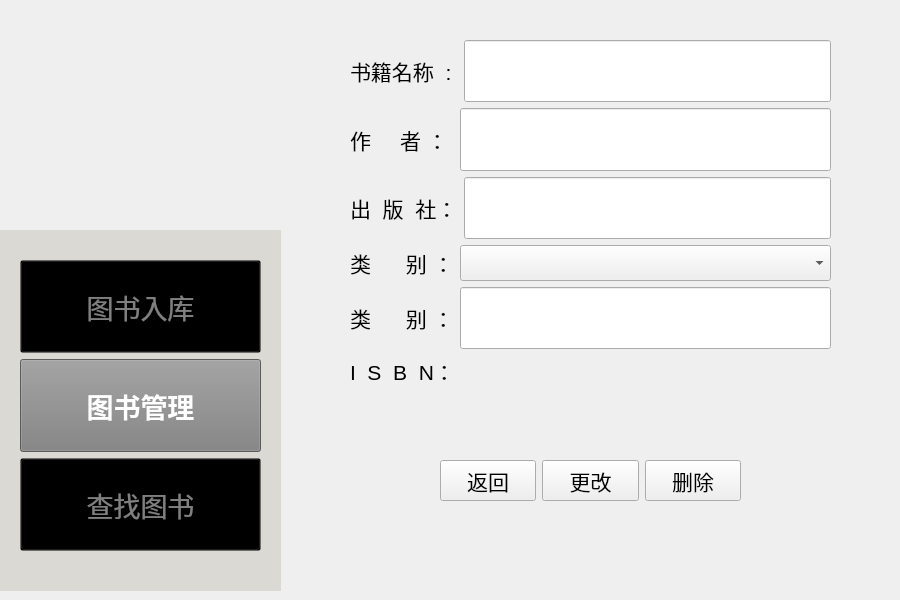
<?xml version="1.0" encoding="UTF-8"?>
<ui version="4.0">
 <class>changebook</class>
 <widget class="QWidget" name="changebook">
  <property name="geometry">
   <rect>
    <x>0</x>
    <y>0</y>
    <width>900</width>
    <height>600</height>
   </rect>
  </property>
  <property name="windowTitle">
   <string>Form</string>
  </property>
  <widget class="QWidget" name="horizontalLayoutWidget">
   <property name="geometry">
    <rect>
     <x>440</x>
     <y>460</y>
     <width>301</width>
     <height>41</height>
    </rect>
   </property>
   <layout class="QHBoxLayout" name="horizontalLayout_2">
    <item>
     <widget class="QPushButton" name="back_button">
      <property name="sizePolicy">
       <sizepolicy hsizetype="Minimum" vsizetype="Expanding">
        <horstretch>0</horstretch>
        <verstretch>0</verstretch>
       </sizepolicy>
      </property>
      <property name="font">
       <font>
        <pointsize>16</pointsize>
       </font>
      </property>
      <property name="text">
       <string>返回</string>
      </property>
     </widget>
    </item>
    <item>
     <widget class="QPushButton" name="change_button">
      <property name="sizePolicy">
       <sizepolicy hsizetype="Ignored" vsizetype="Expanding">
        <horstretch>0</horstretch>
        <verstretch>0</verstretch>
       </sizepolicy>
      </property>
      <property name="font">
       <font>
        <pointsize>16</pointsize>
       </font>
      </property>
      <property name="text">
       <string>更改</string>
      </property>
     </widget>
    </item>
    <item>
     <widget class="QPushButton" name="None_button">
      <property name="sizePolicy">
       <sizepolicy hsizetype="Ignored" vsizetype="Ignored">
        <horstretch>0</horstretch>
        <verstretch>0</verstretch>
       </sizepolicy>
      </property>
      <property name="font">
       <font>
        <pointsize>16</pointsize>
       </font>
      </property>
      <property name="text">
       <string>删除</string>
      </property>
     </widget>
    </item>
   </layout>
  </widget>
  <widget class="QWidget" name="verticalLayoutWidget">
   <property name="geometry">
    <rect>
     <x>0</x>
     <y>230</y>
     <width>281</width>
     <height>361</height>
    </rect>
   </property>
   <layout class="QVBoxLayout" name="mode">
    <item>
     <widget class="QFrame" name="frame">
      <property name="enabled">
       <bool>true</bool>
      </property>
      <property name="acceptDrops">
       <bool>false</bool>
      </property>
      <property name="autoFillBackground">
       <bool>false</bool>
      </property>
      <property name="styleSheet">
       <string notr="true">QFrame {
    background-color: rgb(218,217,211); 
}
</string>
      </property>
      <property name="frameShape">
       <enum>QFrame::Shape::NoFrame</enum>
      </property>
      <property name="frameShadow">
       <enum>QFrame::Shadow::Plain</enum>
      </property>
      <widget class="QWidget" name="verticalLayoutWidget_2">
       <property name="geometry">
        <rect>
         <x>20</x>
         <y>30</y>
         <width>241</width>
         <height>291</height>
        </rect>
       </property>
       <layout class="QVBoxLayout" name="verticalLayout_2">
        <item>
         <widget class="QPushButton" name="PersonalMode_Button">
          <property name="enabled">
           <bool>true</bool>
          </property>
          <property name="sizePolicy">
           <sizepolicy hsizetype="Expanding" vsizetype="Expanding">
            <horstretch>0</horstretch>
            <verstretch>0</verstretch>
           </sizepolicy>
          </property>
          <property name="font">
           <font>
            <pointsize>20</pointsize>
            <bold>false</bold>
           </font>
          </property>
          <property name="focusPolicy">
           <enum>Qt::FocusPolicy::ClickFocus</enum>
          </property>
          <property name="layoutDirection">
           <enum>Qt::LayoutDirection::LeftToRight</enum>
          </property>
          <property name="autoFillBackground">
           <bool>false</bool>
          </property>
          <property name="styleSheet">
           <string notr="true">QPushButton {
    background-color: transparent;
    color: grey;
}
</string>
          </property>
          <property name="text">
           <string>图书入库</string>
          </property>
         </widget>
        </item>
        <item>
         <widget class="QPushButton" name="BookMode_Button">
          <property name="enabled">
           <bool>true</bool>
          </property>
          <property name="sizePolicy">
           <sizepolicy hsizetype="Expanding" vsizetype="Expanding">
            <horstretch>0</horstretch>
            <verstretch>0</verstretch>
           </sizepolicy>
          </property>
          <property name="palette">
           <palette>
            <active>
             <colorrole role="WindowText">
              <brush brushstyle="SolidPattern">
               <color alpha="255">
                <red>128</red>
                <green>128</green>
                <blue>128</blue>
               </color>
              </brush>
             </colorrole>
             <colorrole role="Button">
              <brush brushstyle="SolidPattern">
               <color alpha="255">
                <red>128</red>
                <green>128</green>
                <blue>128</blue>
               </color>
              </brush>
             </colorrole>
             <colorrole role="Text">
              <brush brushstyle="SolidPattern">
               <color alpha="255">
                <red>128</red>
                <green>128</green>
                <blue>128</blue>
               </color>
              </brush>
             </colorrole>
             <colorrole role="ButtonText">
              <brush brushstyle="SolidPattern">
               <color alpha="255">
                <red>128</red>
                <green>128</green>
                <blue>128</blue>
               </color>
              </brush>
             </colorrole>
             <colorrole role="Base">
              <brush brushstyle="SolidPattern">
               <color alpha="255">
                <red>128</red>
                <green>128</green>
                <blue>128</blue>
               </color>
              </brush>
             </colorrole>
             <colorrole role="Window">
              <brush brushstyle="SolidPattern">
               <color alpha="255">
                <red>128</red>
                <green>128</green>
                <blue>128</blue>
               </color>
              </brush>
             </colorrole>
             <colorrole role="PlaceholderText">
              <brush brushstyle="SolidPattern">
               <color alpha="128">
                <red>128</red>
                <green>128</green>
                <blue>128</blue>
               </color>
              </brush>
             </colorrole>
            </active>
            <inactive>
             <colorrole role="WindowText">
              <brush brushstyle="SolidPattern">
               <color alpha="255">
                <red>128</red>
                <green>128</green>
                <blue>128</blue>
               </color>
              </brush>
             </colorrole>
             <colorrole role="Button">
              <brush brushstyle="SolidPattern">
               <color alpha="255">
                <red>128</red>
                <green>128</green>
                <blue>128</blue>
               </color>
              </brush>
             </colorrole>
             <colorrole role="Text">
              <brush brushstyle="SolidPattern">
               <color alpha="255">
                <red>128</red>
                <green>128</green>
                <blue>128</blue>
               </color>
              </brush>
             </colorrole>
             <colorrole role="ButtonText">
              <brush brushstyle="SolidPattern">
               <color alpha="255">
                <red>128</red>
                <green>128</green>
                <blue>128</blue>
               </color>
              </brush>
             </colorrole>
             <colorrole role="Base">
              <brush brushstyle="SolidPattern">
               <color alpha="255">
                <red>128</red>
                <green>128</green>
                <blue>128</blue>
               </color>
              </brush>
             </colorrole>
             <colorrole role="Window">
              <brush brushstyle="SolidPattern">
               <color alpha="255">
                <red>128</red>
                <green>128</green>
                <blue>128</blue>
               </color>
              </brush>
             </colorrole>
             <colorrole role="PlaceholderText">
              <brush brushstyle="SolidPattern">
               <color alpha="128">
                <red>128</red>
                <green>128</green>
                <blue>128</blue>
               </color>
              </brush>
             </colorrole>
            </inactive>
            <disabled>
             <colorrole role="WindowText">
              <brush brushstyle="SolidPattern">
               <color alpha="255">
                <red>128</red>
                <green>128</green>
                <blue>128</blue>
               </color>
              </brush>
             </colorrole>
             <colorrole role="Button">
              <brush brushstyle="SolidPattern">
               <color alpha="255">
                <red>128</red>
                <green>128</green>
                <blue>128</blue>
               </color>
              </brush>
             </colorrole>
             <colorrole role="Text">
              <brush brushstyle="SolidPattern">
               <color alpha="255">
                <red>128</red>
                <green>128</green>
                <blue>128</blue>
               </color>
              </brush>
             </colorrole>
             <colorrole role="ButtonText">
              <brush brushstyle="SolidPattern">
               <color alpha="255">
                <red>128</red>
                <green>128</green>
                <blue>128</blue>
               </color>
              </brush>
             </colorrole>
             <colorrole role="Base">
              <brush brushstyle="SolidPattern">
               <color alpha="255">
                <red>128</red>
                <green>128</green>
                <blue>128</blue>
               </color>
              </brush>
             </colorrole>
             <colorrole role="Window">
              <brush brushstyle="SolidPattern">
               <color alpha="255">
                <red>128</red>
                <green>128</green>
                <blue>128</blue>
               </color>
              </brush>
             </colorrole>
             <colorrole role="PlaceholderText">
              <brush brushstyle="SolidPattern">
               <color alpha="128">
                <red>128</red>
                <green>128</green>
                <blue>128</blue>
               </color>
              </brush>
             </colorrole>
            </disabled>
           </palette>
          </property>
          <property name="font">
           <font>
            <pointsize>20</pointsize>
            <bold>true</bold>
           </font>
          </property>
          <property name="mouseTracking">
           <bool>false</bool>
          </property>
          <property name="acceptDrops">
           <bool>false</bool>
          </property>
          <property name="layoutDirection">
           <enum>Qt::LayoutDirection::LeftToRight</enum>
          </property>
          <property name="autoFillBackground">
           <bool>false</bool>
          </property>
          <property name="styleSheet">
           <string notr="true">QPushButton {
    background-color: gray;
    color: white;
}</string>
          </property>
          <property name="text">
           <string>图书管理</string>
          </property>
         </widget>
        </item>
        <item>
         <widget class="QPushButton" name="FindBookMode_Button">
          <property name="sizePolicy">
           <sizepolicy hsizetype="Expanding" vsizetype="Expanding">
            <horstretch>0</horstretch>
            <verstretch>0</verstretch>
           </sizepolicy>
          </property>
          <property name="font">
           <font>
            <pointsize>20</pointsize>
            <bold>false</bold>
           </font>
          </property>
          <property name="layoutDirection">
           <enum>Qt::LayoutDirection::LeftToRight</enum>
          </property>
          <property name="autoFillBackground">
           <bool>false</bool>
          </property>
          <property name="styleSheet">
           <string notr="true">QPushButton {
    background-color: transparent;
    color: grey;
}
</string>
          </property>
          <property name="text">
           <string>查找图书</string>
          </property>
         </widget>
        </item>
       </layout>
       <zorder>BookMode_Button</zorder>
       <zorder>FindBookMode_Button</zorder>
       <zorder>PersonalMode_Button</zorder>
      </widget>
     </widget>
    </item>
   </layout>
  </widget>
  <widget class="QLabel" name="logo">
   <property name="enabled">
    <bool>true</bool>
   </property>
   <property name="geometry">
    <rect>
     <x>0</x>
     <y>0</y>
     <width>281</width>
     <height>271</height>
    </rect>
   </property>
   <property name="styleSheet">
    <string notr="true">QLabel {
    background-color: transparent;
}
</string>
   </property>
   <property name="frameShape">
    <enum>QFrame::Shape::NoFrame</enum>
   </property>
   <property name="frameShadow">
    <enum>QFrame::Shadow::Plain</enum>
   </property>
   <property name="text">
    <string/>
   </property>
   <property name="pixmap">
    <pixmap resource="Logo.qrc">:/image/Logo.png</pixmap>
   </property>
   <property name="scaledContents">
    <bool>true</bool>
   </property>
   <property name="wordWrap">
    <bool>false</bool>
   </property>
   <property name="openExternalLinks">
    <bool>false</bool>
   </property>
   <property name="textInteractionFlags">
    <set>Qt::TextInteractionFlag::LinksAccessibleByMouse</set>
   </property>
  </widget>
  <widget class="QWidget" name="verticalLayoutWidget_4">
   <property name="geometry">
    <rect>
     <x>350</x>
     <y>40</y>
     <width>481</width>
     <height>347</height>
    </rect>
   </property>
   <layout class="QVBoxLayout" name="verticalLayout">
    <item>
     <layout class="QHBoxLayout" name="horizontalLayout_3">
      <item>
       <widget class="QLabel" name="label">
        <property name="font">
         <font>
          <pointsize>16</pointsize>
         </font>
        </property>
        <property name="text">
         <string>书籍名称  : </string>
        </property>
       </widget>
      </item>
      <item>
       <widget class="QLineEdit" name="Book_Name_input_2">
        <property name="sizePolicy">
         <sizepolicy hsizetype="Expanding" vsizetype="Expanding">
          <horstretch>0</horstretch>
          <verstretch>0</verstretch>
         </sizepolicy>
        </property>
        <property name="font">
         <font>
          <pointsize>20</pointsize>
         </font>
        </property>
       </widget>
      </item>
     </layout>
    </item>
    <item>
     <layout class="QHBoxLayout" name="horizontalLayout_4">
      <item>
       <widget class="QLabel" name="label_2">
        <property name="font">
         <font>
          <pointsize>16</pointsize>
         </font>
        </property>
        <property name="text">
         <string>作     者 ： </string>
        </property>
       </widget>
      </item>
      <item>
       <widget class="QLineEdit" name="Author_Name_input">
        <property name="sizePolicy">
         <sizepolicy hsizetype="Expanding" vsizetype="Expanding">
          <horstretch>0</horstretch>
          <verstretch>0</verstretch>
         </sizepolicy>
        </property>
        <property name="font">
         <font>
          <pointsize>20</pointsize>
         </font>
        </property>
       </widget>
      </item>
     </layout>
    </item>
    <item>
     <layout class="QHBoxLayout" name="horizontalLayout_5">
      <item>
       <widget class="QLabel" name="label_3">
        <property name="font">
         <font>
          <pointsize>16</pointsize>
         </font>
        </property>
        <property name="text">
         <string>出  版  社：</string>
        </property>
       </widget>
      </item>
      <item>
       <widget class="QLineEdit" name="Press_Name_input">
        <property name="sizePolicy">
         <sizepolicy hsizetype="Expanding" vsizetype="Expanding">
          <horstretch>0</horstretch>
          <verstretch>0</verstretch>
         </sizepolicy>
        </property>
        <property name="font">
         <font>
          <pointsize>20</pointsize>
         </font>
        </property>
       </widget>
      </item>
     </layout>
    </item>
    <item>
     <layout class="QHBoxLayout" name="horizontalLayout_6">
      <item>
       <widget class="QLabel" name="label_5">
        <property name="sizePolicy">
         <sizepolicy hsizetype="Fixed" vsizetype="Preferred">
          <horstretch>0</horstretch>
          <verstretch>0</verstretch>
         </sizepolicy>
        </property>
        <property name="font">
         <font>
          <pointsize>16</pointsize>
         </font>
        </property>
        <property name="text">
         <string>类      别 ：</string>
        </property>
       </widget>
      </item>
      <item>
       <widget class="QComboBox" name="Type_Name_chose">
        <property name="font">
         <font>
          <pointsize>18</pointsize>
         </font>
        </property>
        <property name="autoFillBackground">
         <bool>false</bool>
        </property>
        <property name="styleSheet">
         <string notr="true"/>
        </property>
        <property name="editable">
         <bool>false</bool>
        </property>
        <property name="currentText">
         <string/>
        </property>
        <property name="insertPolicy">
         <enum>QComboBox::InsertPolicy::InsertAtBottom</enum>
        </property>
        <property name="placeholderText">
         <string/>
        </property>
        <item>
         <property name="text">
          <string/>
         </property>
        </item>
        <item>
         <property name="text">
          <string>文學作品、小說</string>
         </property>
        </item>
        <item>
         <property name="text">
          <string>童書</string>
         </property>
        </item>
        <item>
         <property name="text">
          <string>教科書</string>
         </property>
        </item>
        <item>
         <property name="text">
          <string>傳記和回憶錄</string>
         </property>
        </item>
        <item>
         <property name="text">
          <string>科幻</string>
         </property>
        </item>
        <item>
         <property name="text">
          <string>历史</string>
         </property>
        </item>
        <item>
         <property name="text">
          <string>哲學</string>
         </property>
        </item>
       </widget>
      </item>
     </layout>
    </item>
    <item>
     <layout class="QHBoxLayout" name="horizontalLayout_8">
      <item>
       <widget class="QLabel" name="label_7">
        <property name="sizePolicy">
         <sizepolicy hsizetype="Fixed" vsizetype="Preferred">
          <horstretch>0</horstretch>
          <verstretch>0</verstretch>
         </sizepolicy>
        </property>
        <property name="font">
         <font>
          <pointsize>16</pointsize>
         </font>
        </property>
        <property name="text">
         <string>类      别 ：</string>
        </property>
       </widget>
      </item>
      <item>
       <widget class="QLineEdit" name="number">
        <property name="sizePolicy">
         <sizepolicy hsizetype="Expanding" vsizetype="Expanding">
          <horstretch>0</horstretch>
          <verstretch>0</verstretch>
         </sizepolicy>
        </property>
        <property name="font">
         <font>
          <pointsize>20</pointsize>
         </font>
        </property>
       </widget>
      </item>
     </layout>
    </item>
    <item>
     <layout class="QHBoxLayout" name="horizontalLayout_7">
      <item>
       <widget class="QLabel" name="label_6">
        <property name="sizePolicy">
         <sizepolicy hsizetype="Maximum" vsizetype="Preferred">
          <horstretch>0</horstretch>
          <verstretch>0</verstretch>
         </sizepolicy>
        </property>
        <property name="font">
         <font>
          <pointsize>16</pointsize>
         </font>
        </property>
        <property name="text">
         <string>I  S  B  N：</string>
        </property>
       </widget>
      </item>
      <item>
       <widget class="QLabel" name="isbn_label222">
        <property name="font">
         <font>
          <pointsize>16</pointsize>
         </font>
        </property>
        <property name="text">
         <string/>
        </property>
       </widget>
      </item>
     </layout>
    </item>
   </layout>
  </widget>
  <zorder>logo</zorder>
  <zorder>horizontalLayoutWidget</zorder>
  <zorder>verticalLayoutWidget</zorder>
  <zorder>verticalLayoutWidget_4</zorder>
 </widget>
 <resources>
  <include location="Logo.qrc"/>
 </resources>
 <connections/>
</ui>
